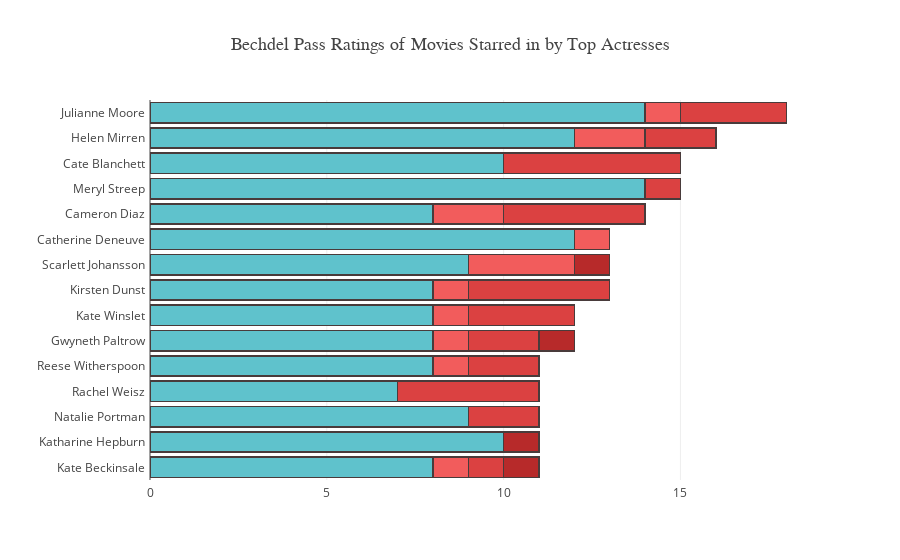

Notebook source saved alongside this figure:
### Code cell
# add traces and plot
trace0 = go.Bar(
    y=gals_0.name,
    x=gals_0.movie_cnt,
    name='0 - Failed',
    orientation = 'h',
    marker = dict(
        color='rgb(183, 42, 42)',
        line = dict(
            color='rgb(73, 59, 59)',
            width = 1.5)
    )
    
)
trace1 = go.Bar(
    y=gals_1.name,
    x=gals_1.movie_cnt,
    name = '1 - Faied but has two women in it',
    orientation = 'h',
    marker = dict(
        color='rgb(219, 65, 65)',
        line = dict(
            color='rgb(73, 59, 59)',
            width = 1.5)
    )
)

trace2 = go.Bar(
    y=gals_2.name,
    x=gals_2.movie_cnt,
    name = '2 - Faied but has two women in it who talk to each other',
    orientation = 'h',
    marker = dict(
        color='rgb(242, 92, 92)',
        line = dict(
            color='rgb(73, 59, 59)',
            width = 1.5)
    )
)

trace3 = go.Bar(
    y=gals_3.name,
    x=gals_3.movie_cnt,
    name = '3 - Passed, has two women in it who talk to each other about something other than a man',
    orientation = 'h',
    marker=dict(
        color='rgb(95, 194, 204)',
        line=dict(
            color='rgb(73, 59, 59)',
            width=1.5),
        )
)

data = [trace3, trace2, trace1, trace0]
layout = go.Layout(title='Bechdel Pass Ratings of Movies Starred in by Top Actresses', barmode='stack', 
                   titlefont=dict(size =18, family='Oswald, sans-serif'), 
                   yaxis=dict(tickfont=dict(size=12
                                           ), showticklabels=True ),
                   showlegend=False,
                  margin=go.Margin(l=150,pad=4
    ))
fig = go.Figure(data=data, layout=layout)




plotly.offline.iplot(fig)

#export html
#plotly.offline.plot(fig, filename='top_actresses.html', auto_open = False)

### Figure 1 — Plotly figure (JSON) as saved in the notebook; plotly's stock layout.template omitted (floating-point values rounded to 4 significant figures)
{"data": [{"marker": {"color": "rgb(95, 194, 204)", "line": {"color": "rgb(73, 59, 59)", "width": 1.5}}, "name": "3 - Passed, has two women in it who talk to each other about something other than a man", "orientation": "h", "type": "bar", "x": [8, 10, 9, 7, 8, 8, 8, 8, 9, 12, 8, 14, 10, 12, 14], "y": ["Kate Beckinsale", "Katharine Hepburn", "Natalie Portman", "Rachel Weisz", "Reese Witherspoon", "Gwyneth Paltrow", "Kate Winslet", "Kirsten Dunst", "Scarlett Johansson", "Catherine Deneuve", "Cameron Diaz", "Meryl Streep", "Cate Blanchett", "Helen Mirren", "Julianne Moore"]}, {"marker": {"color": "rgb(242, 92, 92)", "line": {"color": "rgb(73, 59, 59)", "width": 1.5}}, "name": "2 - Faied but has two women in it who talk to each other", "orientation": "h", "type": "bar", "x": [1, 1, 1, 1, 1, 1, 3, 2, 2, 1], "y": ["Kate Beckinsale", "Reese Witherspoon", "Gwyneth Paltrow", "Kate Winslet", "Kirsten Dunst", "Catherine Deneuve", "Scarlett Johansson", "Cameron Diaz", "Helen Mirren", "Julianne Moore"]}, {"marker": {"color": "rgb(219, 65, 65)", "line": {"color": "rgb(73, 59, 59)", "width": 1.5}}, "name": "1 - Faied but has two women in it", "orientation": "h", "type": "bar", "x": [1, 2, 4, 2, 2, 3, 4, 4, 1, 5, 2, 3], "y": ["Kate Beckinsale", "Natalie Portman", "Rachel Weisz", "Reese Witherspoon", "Gwyneth Paltrow", "Kate Winslet", "Kirsten Dunst", "Cameron Diaz", "Meryl Streep", "Cate Blanchett", "Helen Mirren", "Julianne Moore"]}, {"marker": {"color": "rgb(183, 42, 42)", "line": {"color": "rgb(73, 59, 59)", "width": 1.5}}, "name": "0 - Failed", "orientation": "h", "type": "bar", "x": [1, 1, 1, 1], "y": ["Katharine Hepburn", "Kate Beckinsale", "Gwyneth Paltrow", "Scarlett Johansson"]}], "layout": {"barmode": "stack", "margin": {"l": 150, "pad": 4}, "showlegend": false, "title": "Bechdel Pass Ratings of Movies Starred in by Top Actresses", "titlefont": {"family": "Oswald, sans-serif", "size": 18}, "yaxis": {"showticklabels": true, "tickfont": {"size": 12}}}}
